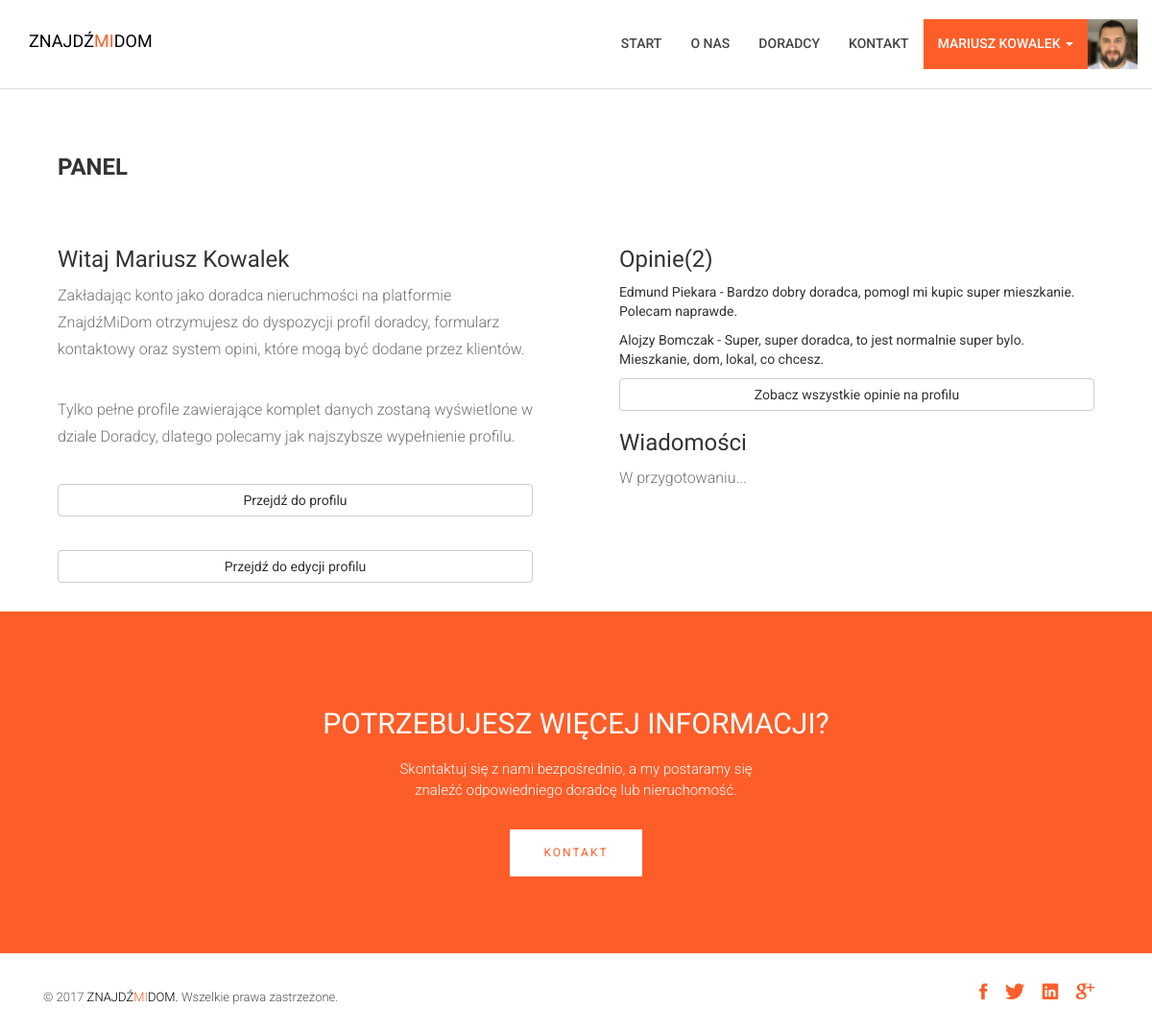
The page /panel/ (signed in) on the database its author committed.
### profiles/models.py (models this page shows, shortened)
class Profile(models.Model):
	def validate_image(fieldfile_obj):
		filesize = fieldfile_obj.file.size
		megabyte_limit = 1
		if filesize > megabyte_limit*1024*1024:
			raise ValidationError("Zbyt duży rozmiar pliku. Użyj zdjęcia o rozmiarze poniżej %sMB" % str(megabyte_limit))
	user = models.OneToOneField(User, blank=True, null=True)
	avatar = models.ImageField(upload_to='avatar', blank=True, validators=[validate_image])
	description = models.TextField(blank=True)
	city = models.CharField(max_length=100, blank=True)
	updated = models.DateTimeField(auto_now=True, auto_now_add=False)
	timestamp = models.DateTimeField(auto_now=False, auto_now_add=True)
	def get_approved_reviews(self):
		return self.review_set.filter(approved="True")

class Review(models.Model):
	profile = models.ForeignKey(Profile)
	pub_date = models.DateTimeField(auto_now=False, auto_now_add=True)
	name = models.CharField(max_length=254)
	email = models.EmailField(max_length=254)
	company = models.CharField(max_length=254, blank=True, null=True)
	position = models.CharField(max_length=254, blank=True, null=True)
	message = models.TextField()
	approved = models.BooleanField(default=False)

### ds/views.py (the view)
# urls.py: url(r'^panel/$', views.panel, name='panel'),
@login_required
def panel(request):
	profile = request.user.profile
	return render(request, 'panel.html', {'user': request.user,'profile': profile,})

### templates/panel.html (shortened to what this page needs)
{% extends "base.html" %}
{% load static from staticfiles %}
{% block content%}
         <section id="about">
                <div class="container">
                    <div class="row">
                        <div class="col-md-6 col-sm-6">
                            <div class="block wow fadeInDown" data-wow-delay=".3s" data-wow-duration="500ms">
                                <h2>Panel</h2>
                            </div>
                        </div>
                    </div>
                    <div class="row">
                        <div class="col-md-6 col-sm-6">
                            <div class="block wow fadeInLeft" data-wow-delay=".3s" data-wow-duration="500ms">
                                {% if user == request.user %}
                                <h3>Witaj {{ user.get_full_name }}  </h3>
                                <p>
									Zakładając konto jako doradca nieruchmości na platformie ZnajdźMiDom otrzymujesz do dyspozycji profil doradcy, formularz kontaktowy oraz system opini, które mogą być dodane przez klientów.
                                </p>
                                <p>
                                    Tylko pełne profile zawierające komplet danych zostaną wyświetlone w dziale Doradcy, dlatego polecamy jak najszybsze wypełnienie profilu.
                                </p>
                                    <a href="{% url 'profiles:detail' pk=profile.pk %}" class="btn btn-block btn-default">Przejdź do profilu</a>
                                    <a href="{% url 'profiles:edit' pk=profile.pk %}" class="btn btn-block btn-default">Przejdź do edycji profilu</a>
                                {% endif %}
                            </div>
                        </div>
                        <div class="col-md-6 col-sm-6">
                            <div class="block wow fadeInRight" data-wow-delay=".3s" data-wow-duration="500ms">
                                <h3 >Opinie({{ profile.get_approved_reviews.count }})</h3>
                                {% if profile.get_approved_reviews %}
                                    {% for review in profile.get_approved_reviews|slice:":3" %}
                                                 <ul class="item">
                                                       <li> {{ review.name }} - {{ review.message|truncatewords_html:15 }}</li>
                                                </ul>
                                    {% endfor %}
                                {% else %}
                                <p>Ten doradca nie otrzymał jeszcze opini.</p>
                                {% endif %}
                                  <a href="{% url 'profiles:detail' pk=profile.pk %}" class="btn btn-block btn-default">Zobacz wszystkie opinie na profilu</a>
                                <h3>Wiadomości</h3>
                                <p>W przygotowaniu...</p>
                            </div>
                        </div>
                    </div>
                </div>
            </section>
{% endblock %}

### templates/base.html (shortened to what this page needs)
{% load static from staticfiles %}
<!DOCTYPE html>
<html class="no-js">
    <head>
        <link rel="stylesheet" href="{% static 'css/bootstrap.min.css' %}">
        <link rel="stylesheet" href="{% static 'css/ionicons.min.css' %}">
        <link rel="stylesheet" href="{% static 'css/animate.css' %}">
        <link rel="stylesheet" href="{% static 'css/slider.css' %}">
        <link rel="stylesheet" href="{% static 'css/main.css' %}">
        <link rel="stylesheet" href="{% static 'css/responsive.css' %}">
    </head>
    <body>
        <header id="top-bar" class="navbar-fixed-top animated-header">
            <div class="container">
                <div class="navbar-header">
                    <div class="navbar-brand">
                        <a href="{% url 'home' %}" >
                            <span style="color: #000">ZNAJDŹ</span><span style="color: #fd5e29">MI</span><span style="color: #000">DOM</span>
                        </a>
                    </div>
                </div>
                <nav class="collapse navbar-collapse navbar-right" role="navigation">
                    <div class="main-menu">
                        <ul class="nav navbar-nav navbar-right">
                            <li>
                                <a href="{% url 'home' %}" >Start</a>
                            </li>
                            <li><a href="{% url 'about' %}">O nas</a></li>
                            <li><a href="{% url 'profiles:list' %}">Doradcy</a></li>
                            <li><a href="{% url 'contact' %}">Kontakt</a></li>
                            {% if user.is_authenticated %}
							  <li class="dropdown">
                                <a href="{% url 'panel' %}" class="dropdown-toggle btn-panel">{{ user.get_full_name }} <span class="caret"></span></a>
                                </li>
                                <li>
                                    {% if user.profile.avatar %}
                                <img src="{{ user.profile.avatar.url}}" id="profil-nav" class="img-responsive" alt="{{ profile.user.get_full_name }}" width=52>
                    {% else %}
                            <img src="{% static 'images/avatar-default.jpg' %}" id="profil-nav" class="img-responsive" alt="{{ profile.user.get_full_name }}" width=52>
                    {% endif %}
                                </li>
							    {% else %}
							    <li><a href="{% url 'account_login' %}">Logowanie</a></li>
							    <li><a href="{% url 'account_signup' %}">Rejestracja</a></li>
							{% endif %}
                        </ul>
                    </div>
                </nav>
            </div>
        </header>
        <section id="messages">
            <div class="container">
                <div class="row">
                    <div class="col-md-12">
                    </div>
                </div>
            </div>
        </section>
{% block content %}
{% endblock %}
            <section id="call-to-action">
                <div class="container">
                    <div class="row">
                        <div class="col-md-12">
                            <div class="block">
                                <h2 class="title wow fadeInDown" data-wow-delay=".3s" data-wow-duration="500ms">POTRZEBUJESZ WIĘCEJ INFORMACJI?</h1>
                                <p class="wow fadeInDown" data-wow-delay=".5s" data-wow-duration="500ms">Skontaktuj się z nami bezpośrednio, a my postaramy się<br>znaleźć odpowiedniego doradcę lub nieruchomość.</p>
                                <a href="{% url 'contact' %}" class="btn btn-default btn-contact wow fadeInDown" data-wow-delay=".7s" data-wow-duration="500ms">Kontakt</a>
                            </div>
                        </div>
                    </div>
                </div>
            </section>
            <footer id="footer">
                <div class="container">
                    <div class="col-md-8">
                        <p class="copyright">&copy; <span>2017</span>    <a href="{% url 'home' %}" >
                            <span style="color: #000">ZNAJDŹ</span><span style="color: #fd5e29">MI</span><span style="color: #000">DOM.</span>
                        </a> Wszelkie prawa zastrzeżone.
                    </div>
                    <div class="col-md-4">
                        <ul class="social">
                            <li>
                                <a href="#" class="Facebook">
                                    <i class="ion-social-facebook"></i>
                                </a>
                            </li>
                            <li>
                                <a href="#" class="Twitter">
                                    <i class="ion-social-twitter"></i>
                                </a>
                            </li>
                            <li>
                                <a href="#" class="Linkedin">
                                    <i class="ion-social-linkedin"></i>
                                </a>
                            </li>
                            <li>
                                <a href="#" class="Google Plus">
                                    <i class="ion-social-googleplus"></i>
                                </a>
                            </li>
                        </ul>
                    </div>
                </div>
            </footer>
        </body>
    </html>

### assets/css/main.css (style rules this page uses)
body { font-family: 'Roboto', sans-serif; }
h1, h2, h3, h4, h5, h6 { font-family: 'Roboto Condensed', sans-serif; }
p { font-family: 'Roboto', sans-serif; line-height: 22px; font-size: 16px; font-weight: 300; }
ul { padding-left: 0; }
ul li { list-style: none; }
h2 { font-size: 26px; }
a { color: #fd5e29; }
.title { font-size: 30px; line-height: 1.1; font-weight: 300; color: #333; text-transform: uppercase; margin-bottom: 20px; }
.navbar-header .navbar-brand { padding: 5px 0; }
.navbar-header .navbar-brand a { height: auto; display: inline-block; margin-top: 8px; }
#top-bar { background: #fff; color: #fff; -webkit-transition: all 0.2s ease-out 0s; transition: all 0.2s ease-out 0s; padding: 15px 0; -webkit-box-shadow: 0 0 3px 0 rgba(0, 0, 0, 0.1); box-shadow: 0 0 3px 0 rgba(0, 0, 0, 0.1); border-bottom: 1px solid #dedede; }
#top-bar.animated-header { padding: 20px 0; background: #ffffff; box-shadow: none; }
#top-bar .main-menu li > a { color: #444; }
#top-bar .main-menu li { position: relative; }
#top-bar .main-menu li a { font-size: 14px; font-weight: 500; border-bottom: 2px solid transparent; -webkit-transition: .3s all; -o-transition: .3s all; transition: .3s all; text-transform: uppercase; }
#call-to-action { background: #fd5e29; background-size: cover; background-attachment: fixed; padding: 80px 0; text-align: center; position: relative; color: #fff; }
#call-to-action .block { position: relative; z-index: 99; color: #fff; }
#call-to-action .block h2 { margin-bottom: 15px; color: #fff; }
#call-to-action .block p { font-size: 15px; font-weight: 300; font-family: 'Roboto', sans-serif; margin-top: 20px; }
#call-to-action .block .btn-contact { background: #fff; border: none; color: #fd5e29; padding: 16px 35px; margin-top: 20px; font-size: 12px; letter-spacing: 2px; text-transform: uppercase; border-radius: 0; }
#about { padding: 30px 0 30px; }
#about .block { padding: 20px 30px 0 30px; }
#about .block h2 { font-size: 24px; font-weight: 600; margin-bottom: 30px; text-transform: uppercase; }
#about .block p { color: #727272; font-size: 16px; line-height: 28px; margin-bottom: 35px; }
#footer { background: #fff; padding: 25px 0; color: #555; }
#footer .copyright { font-size: 13px; margin-bottom: 0; margin-top: 10px; }
#footer .copyright a { color: #fd5e29; }
#footer .social { text-align: right; margin-bottom: 0; }
#footer .social li { display: inline-block; margin-right: 15px; }
#footer .social li a { font-size: 22px; color: #fd5e29; }
#messages { margin-top: 90px; }
#top-bar .main-menu li > a.dropdown-toggle.btn-panel { background-color: #fd5e29; color: #fff; }

### rows shown on the page
Profile: get_approved_reviews.count "2"
Review: name "Edmund Piekara", message "Bardzo dobry doradca, pomogl mi kupic super mieszkanie. Polecam naprawde."
Review: name "Alojzy Bomczak", message "Super, super doradca, to jest normalnie super bylo. Mieszkanie, dom, lokal, co chcesz."

### other values the page prints
{{ user.get_full_name }} "MARIUSZ KOWALEK"
{{ user.get_full_name }} "Mariusz Kowalek"
